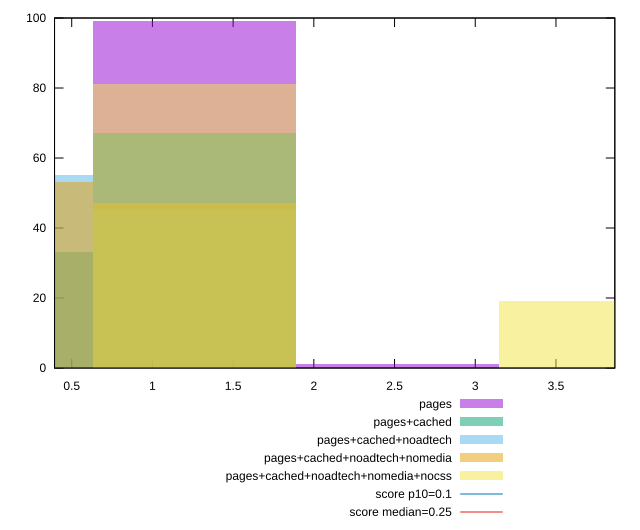

Source code (gnuplot):
reset

$pages <<EOF
1.2588539400035628 99
2.5177078800071255 1
EOF

$pagesCached <<EOF
1.2588539400035628 67
0 33
EOF

$pagesCachedNoadtech <<EOF
1.2588539400035628 45
0 55
EOF

$pagesCachedNoadtechNomedia <<EOF
1.2588539400035628 47
0 53
EOF

$pagesCachedNoadtechNomediaNocss <<EOF
1.2588539400035628 81
3.7765618200106883 19
EOF

set key outside below
set boxwidth 1.2588539400035628
set xrange [0.39359130859374997:3.864670138888889]
set yrange [0:100]
set trange [0:100]
set style fill transparent solid 0.5 noborder

set parametric
set terminal svg size 640, 530 enhanced background rgb 'white'
set output "report_00018_2021-02-10T15-25-16.877Z/cumulative-layout-shift/comparison/histogram/all_raw.svg"

plot $pages title "pages" with boxes, \
     $pagesCached title "pages+cached" with boxes, \
     $pagesCachedNoadtech title "pages+cached+noadtech" with boxes, \
     $pagesCachedNoadtechNomedia title "pages+cached+noadtech+nomedia" with boxes, \
     $pagesCachedNoadtechNomediaNocss title "pages+cached+noadtech+nomedia+nocss" with boxes, \
     0.1,t title "score p10=0.1", \
     0.25,t title "score median=0.25"

reset
